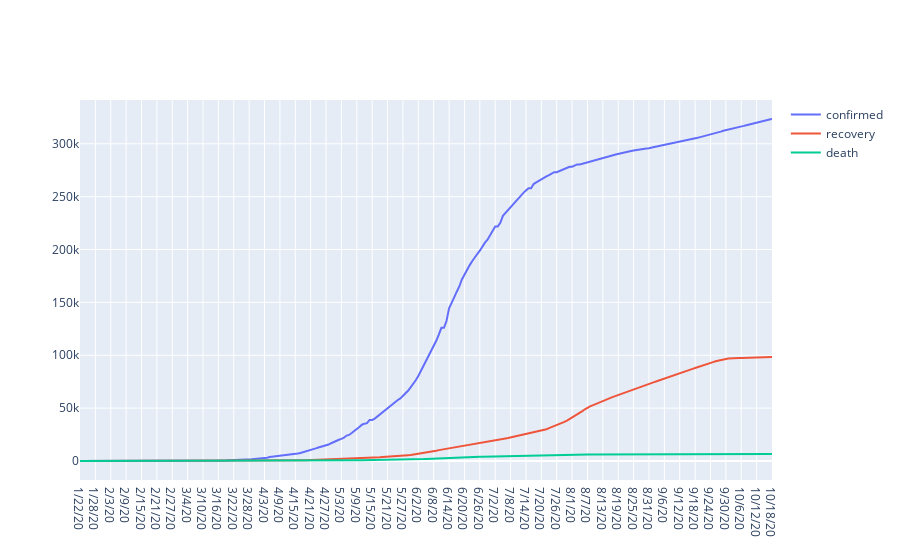

The code cell stored with this chart in its notebook:
### Code cell
trace0 = go.Scatter(
      x = date,
      y = Pakistan['confirm'],
      mode = 'lines',
      name = 'confirmed'   
)

trace1 = go.Scatter(
      x = date,
      y = Pakistan['recovery'],
      mode = 'lines',
      name = 'recovery'   
)
trace2 = go.Scatter(
      x = date,
      y = Pakistan['death'],
      mode = 'lines',
      name = 'death'   
)


data = [trace0, trace1,trace2]

py.iplot(data)

### Figure 1 — Plotly figure (JSON) as saved in the notebook; plotly's stock layout.template omitted (floating-point values rounded to 4 significant figures; data arrays with more than 128 entries replaced by an {"elided": "..."} marker saying what was removed)
{"data": [{"mode": "lines", "name": "confirmed", "type": "scatter", "x": {"elided": "271 str values"}, "y": {"elided": "271 int values"}}, {"mode": "lines", "name": "recovery", "type": "scatter", "x": {"elided": "271 str values"}, "y": {"elided": "271 int values"}}, {"mode": "lines", "name": "death", "type": "scatter", "x": {"elided": "271 str values"}, "y": {"elided": "271 int values"}}], "layout": {}}
